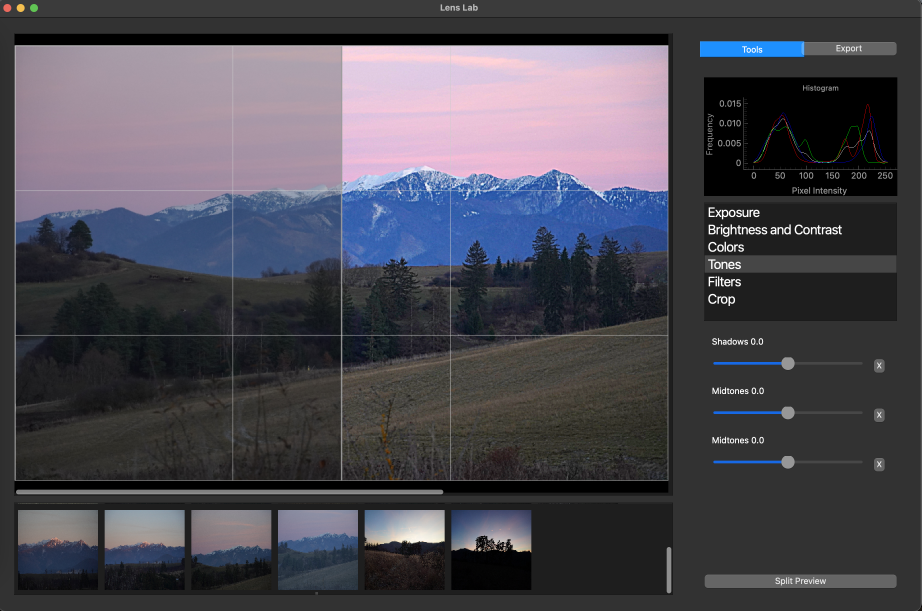
#> input picture images/filters_1.png, 2764 x 1832 px (shown at 1/3 size); its folder holds only this picture in this run
$ python -i Image.py   (imports and definitions only)
#> lines starting #> are read from the running program, lines starting #| are printed output that depends on the picture; after the words box and inside, x2 and y2 are one past the last pixel; in counts of white or black regions, pixels touching at a corner belong together
### src_old/filters.py
import cv2
import numpy


def global_brightness(x, level):
    return x + level

# [32 lines left out: functions global_contrast, global_saturation, adjust_ev, adjust_red, adjust_green, adjust_blue, not called in this run]


def _compute_saturation(x):
    result = (numpy.max(x, 2) - numpy.min(x, 2))/(numpy.max(x, 2) + 10**-6)
    return result

# [84 lines left out: functions _compute_colorfulness, local_saturation, _kelvin_to_rgb, adjust_white_balance, not called in this run]


def adjust_tones(image, dark_shift=0.0, mid_shift=0.0, light_shift=0.0):
    # define tone ranges
    dark_mask = image < 0.33
    mid_mask = (image >= 0.33) & (image < 0.67)
    light_mask = image >= 0.67

    # apply shifts to the respective tone ranges
    adjusted_image = numpy.zeros_like(image)
    adjusted_image[dark_mask]   = numpy.clip(image[dark_mask] + dark_shift, 0, 1)
    adjusted_image[mid_mask]    = numpy.clip(image[mid_mask] + mid_shift, 0, 1)
    adjusted_image[light_mask]  = numpy.clip(image[light_mask] + light_shift, 0, 1)

    return adjusted_image


def histogram_equalisation(image, strength):

    # Convert RGB to LAB for luminance processing
    lab_image = cv2.cvtColor((image * 255).astype(numpy.uint8), cv2.COLOR_RGB2LAB)
    l, a, b = cv2.split(lab_image)

    # Perform histogram equalization on the L channel
    equalized_l = cv2.equalizeHist(l)

    # Blend the original and equalized L channels based on the strength
    blended_l = cv2.addWeighted(l.astype(numpy.float32), 1 - strength,
                                equalized_l.astype(numpy.float32), strength, 0)

    # Recombine LAB channels and convert back to RGB
    lab_image = cv2.merge((blended_l.astype(numpy.uint8), a, b))
    equalized_image = cv2.cvtColor(lab_image, cv2.COLOR_LAB2RGB)

    # Convert back to [0, 1] float32
    return equalized_image.astype(numpy.float32) / 255


# [25 lines left out: functions blur_filter, sharpen_filter, bilateral_filter, not called in this run]

### src_old/Image.py
import numpy
import cv2
import json
import os

import filters

class Image:

    def __init__(self, image_full):
        self.image_orig = image_full.copy()

        self.scale_ratio = 4

        self.image_orig_small   = cv2.resize(self.image_orig, (self.image_orig.shape[1]//self.scale_ratio, self.image_orig.shape[0]//self.scale_ratio))
        self.image_curr         = self.image_orig_small.copy()

        self.update_histogram()

        self.ev_default = 0.0
        self.ev_min  = -4.0
        self.ev_max  = 4.0
        self.ev_curr = 0.0


        self.temperature_default = 6500.0
        self.temperature_min     = 2000.0
        self.temperature_max     = 20000.0
        self.temperature_curr    = 6500.0

        self.brightness_default = 0.0
        self.brightness_min = -1.0
        self.brightness_max = 1.0
        self.brightness_curr= 0.0

        self.contrast_default = 1.0
        self.contrast_min = 0.0
        self.contrast_max = 5.0
        self.contrast_curr= 1.0


        self.saturation_default = 1.0
        self.saturation_min = 0.0
        self.saturation_max = 4.0
        self.saturation_curr= 1.0

        self.vibrance_default = 1.0
        self.vibrance_min = 0.0
        self.vibrance_max = 4.0
        self.vibrance_curr= 1.0

        self.tones_default = 0.0
        self.tones_min     = -0.1
        self.tones_max     = 0.1
        self.shadows_curr  = 0.0
        self.midtones_curr = 0.0
        self.highlight_curr= 0.0


        self.equalisation_default = 0.0
        self.equalisation_min = 0.0
        self.equalisation_max = 1.0
        self.equalisation_curr= 0.0


        self.blur_default     = 0.0
        self.blur_min         = 0.0
        self.blur_max         = 1.0
        self.blur_curr        = 0.0

        self.sharpen_default     = 0.0
        self.sharpen_min         = 0.0
        self.sharpen_max         = 1.0
        self.sharpen_curr        = 0.0

        self.bilateral_default     = 0.0
        self.bilateral_min         = 0.0
        self.bilateral_max         = 1.0
        self.bilateral_curr        = 0.0

        self.split_preview = 0


        self.crop_modes     = ["Original image", "Free hand", "16:9", "4:3", "3:2", "1:1", "9:16", "3:4", "2:3", "1.85:1", "2.35:1", "16:10"]
        self.crop_ratio_x   = [-1,   -1, 16, 4, 3, 1,  9, 3, 2, 1.85, 2.35, 16]
        self.crop_ratio_y   = [-1,   -1,  9, 3, 2, 1, 16, 4, 3,    1,    1, 10]

        self.crop_default   = 0
        self.crop_curr      = 0


        self.crop_left, self.crop_right, self.crop_top, self.crop_bottom = self._get_crop_rectangle(self.image_orig_small.shape[1], self.image_orig_small.shape[0])


        self.crop_x = (self.crop_right  - self.crop_left)//2
        self.crop_y = (self.crop_bottom - self.crop_top)//2

    # [4 lines left out: function set_image, not called in this run]

    def get_image(self):
        return self.image_curr

    def get_histogram(self):
        return self.histogram

    def get_ev(self):
        return self.ev_min, self.ev_max, self.ev_curr

    def get_temperature(self):
        return self.temperature_min, self.temperature_max, self.temperature_curr

    def get_brightness(self):
        return self.brightness_min, self.brightness_max, self.brightness_curr

    def get_contrast(self):
        return self.contrast_min, self.contrast_max, self.contrast_curr

    def get_saturation(self):
        return self.saturation_min, self.saturation_max, self.saturation_curr

    def get_vibrance(self):
        return self.vibrance_min, self.vibrance_max, self.vibrance_curr

    def get_tones(self):
        return self.tones_min, self.tones_max, self.shadows_curr, self.midtones_curr, self.highlight_curr

    def get_equalisation(self):
        return self.equalisation_min, self.equalisation_max, self.equalisation_curr

    def get_blur(self):
        return self.blur_min, self.blur_max, self.blur_curr

    def get_sharpen(self):
        return self.sharpen_min, self.sharpen_max, self.sharpen_curr

    def get_bilateral(self):
        return self.bilateral_min, self.bilateral_max, self.bilateral_curr


    def set_default(self):
        self.ev_curr = self.ev_default
        self.brightness_curr = self.brightness_default
        self.contrast_curr = self.contrast_default
        self.saturation_curr = self.saturation_default
        self.vibrance_curr = self.vibrance_default
        self.update()

    def set_ev(self, value):
        self.ev_curr = value
        self.update()

    def set_temperature(self, value):
        self.temperature_curr = value
        self.update()

    def set_brightness(self, value):
        self.brightness_curr = value
        self.update()

    def set_contrast(self, value):
        self.contrast_curr = value
        self.update()

    def set_saturation(self, value):
        self.saturation_curr = value
        self.update()

    def set_vibrance(self, value):
        self.vibrance_curr = value
        self.update()

    # [5 lines left out: function set_tones, not called in this run]


    def set_equalisation(self, value):
        self.equalisation_curr = value
        self.update()

    def set_blur(self, value):
        self.blur_curr = value
        self.update()

    def set_sharpen(self, value):
        self.sharpen_curr = value
        self.update()

    def set_bilateral(self, value):
        self.bilateral_curr = value
        self.update()


    # [13 lines left out: function set_crop_aspect_ratio, not called in this run]


    def _plot_crop_rectangle(self, img):
        result = cv2.line(img, (self.crop_left, self.crop_top), (self.crop_right, self.crop_top), (0.8, 0.8, 0.8), 2)
        result = cv2.line(result, (self.crop_left, self.crop_bottom), (self.crop_right, self.crop_bottom), (0.8, 0.8, 0.8), 2)
        result = cv2.line(result, (self.crop_left, self.crop_top), (self.crop_left, self.crop_bottom), (0.8, 0.8, 0.8), 2)
        result = cv2.line(result, (self.crop_right, self.crop_top), (self.crop_right, self.crop_bottom), (0.8, 0.8, 0.8), 2)

        result[self.crop_top:self.crop_bottom, self.crop_left:self.crop_right, :]*= 5.0
        result/= 5.0

        return result


    def _get_crop_rectangle(self, width, height, center_x = None, center_y = None):
        aspect_width = self.crop_ratio_x[self.crop_curr]
        aspect_height = self.crop_ratio_y[self.crop_curr]

        # original image
        if aspect_width < 0 or aspect_height < 0:
            rect_left      = 0
            rect_right     = width
            rect_top       = 0
            rect_bottom    = height
        # free hand mode
        elif aspect_width < 0 or aspect_height < 0:
            rect_left      = 0
            rect_right     = width
            rect_top       = 0
            rect_bottom    = height

        else:
            # Calculate the aspect ratio
            aspect_ratio = aspect_width / aspect_height

            # Calculate the aspect ratio of the original rectangle
            original_aspect_ratio = width / height

            if original_aspect_ratio > aspect_ratio:
                # Original is wider than the desired aspect ratio
                rect_height = height
                rect_width = rect_height * aspect_ratio
            else:
                # Original is taller than the desired aspect ratio
                rect_width = width
                rect_height = rect_width / aspect_ratio

            if center_x is None:
                center_x = width/2

            if center_y is None:
                center_y = height/2

            # Ensure the center is within bounds and adjust if needed
            half_rect_width = rect_width / 2
            half_rect_height = rect_height / 2

            clipped_center_x = numpy.clip(center_x, half_rect_width, width - half_rect_width)
            clipped_center_y = numpy.clip(center_y, half_rect_height, height - half_rect_height)

            # Calculate the coordinates of the rectangle
            rect_left = clipped_center_x - half_rect_width
            rect_right = clipped_center_x + half_rect_width
            rect_top = clipped_center_y - half_rect_height
            rect_bottom = clipped_center_y + half_rect_height


        rect_right   = int(numpy.clip(rect_right, 0, width-1))
        rect_left    = int(numpy.clip(rect_left,  0, width-1))

        rect_bottom  = int(numpy.clip(rect_bottom, 0, height-1))
        rect_top     = int(numpy.clip(rect_top,    0, height-1))

        return rect_left, rect_right, rect_top, rect_bottom


    # [10 lines left out: function set_crop_event, not called in this run]


    def update(self):
        self.crop_left, self.crop_right, self.crop_top, self.crop_bottom = self._get_crop_rectangle(self.image_orig_small.shape[1], self.image_orig_small.shape[0], self.crop_x, self.crop_y)


        x = self.image_orig_small.copy()
        self.image_processed = self._update(x)
        self.image_curr      = self._plot_crop_rectangle(self.image_processed.copy())


        self.update_histogram()

        if self.split_preview:
            height = self.image_curr.shape[1]
            width  = self.image_curr.shape[1]

            self.image_curr[:, 0:width//2, :] = self.image_orig_small[:, 0:width//2, :]
            self.image_curr = cv2.line(self.image_curr, (width//2, 0), (width//2, height), (0.0, 0.7, 0), 2)


    # [31 lines left out: functions split_preview_toogle, process_full_resolution, export, not called in this run]


    def _update(self, x):
        if self.ev_curr != self.ev_default:
            x = filters.adjust_ev(x, self.ev_curr)

        if self.temperature_curr != self.temperature_default:
            x = filters.adjust_white_balance(x, self.temperature_curr)

        if self.brightness_curr != self.brightness_default:
            x = filters.global_brightness(x, self.brightness_curr)

        if self.contrast_curr != self.contrast_default:
            x = filters.global_contrast(x, self.contrast_curr)

        if self.saturation_curr != self.saturation_default:
            x = filters.global_saturation(x, self.saturation_curr)

        if self.vibrance_curr != self.vibrance_default:
            x = filters.local_saturation(x, self.vibrance_curr)

        x = numpy.clip(x, 0.0, 1.0)

        x = filters.adjust_tones(x, self.shadows_curr, self.midtones_curr, self.highlight_curr)
        x = numpy.clip(x, 0.0, 1.0)

        x = filters.histogram_equalisation(x, self.equalisation_curr)
        x = numpy.clip(x, 0.0, 1.0)

        if self.blur_curr != self.blur_default:
            x = filters.blur_filter(x, self.blur_curr)

        if self.sharpen_curr != self.sharpen_default:
            x = filters.sharpen_filter(x, self.sharpen_curr)

        if self.bilateral_curr != self.bilateral_default:
            x = filters.bilateral_filter(x, self.bilateral_curr)

        return x

    def update_histogram(self):
        #tmp = cv2.resize(self.image_curr, (self.image_curr.shape[1]//16, self.image_curr.shape[0]//16))
        tmp = numpy.array(self.image_curr*255, dtype=numpy.uint8)

        hist_size = 255

        self.histogram = numpy.zeros((4, hist_size))


        r = cv2.calcHist([tmp], [0], None, [hist_size], [0, 256])[:, 0]
        g = cv2.calcHist([tmp], [1], None, [hist_size], [0, 256])[:, 0]
        b = cv2.calcHist([tmp], [2], None, [hist_size], [0, 256])[:, 0]


        w = r + g + b
        w = w/(w.sum() + 1e-6)

        self.histogram[0] = w
        self.histogram[1] = r/(r.sum() + 1e-6)
        self.histogram[2] = g/(g.sum() + 1e-6)
        self.histogram[3] = b/(b.sum() + 1e-6)

        # histogram smoothing
        window_size = 9
        kernel = numpy.ones(window_size) / window_size

        for n in range(self.histogram.shape[0]):
            self.histogram[n] = numpy.convolve(self.histogram[n], kernel, mode='same')

        return self.histogram


    # [166 lines left out: functions save, load, not called in this run]

>>> import cv2
>>> picture = cv2.imread('../images/filters_1.png')
#> picture is the input picture: shape (1832, 2764, 3); mean B, G, R 81, 72.4, 74
>>> result = Image(picture).set_default()
#> in __init__, `self.image_orig_small   = cv2.resize(self.image_orig, (self.image_orig..`:
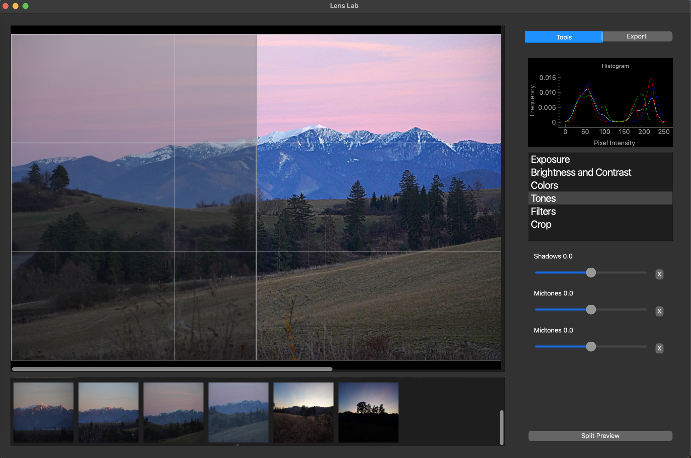
#> self.image_orig_small: shape (458, 691, 3); mean B, G, R 81.2, 72.5, 74.1
#> in update_histogram, `tmp = numpy.array(self.image_curr*255, dtype=numpy.uint8)`:
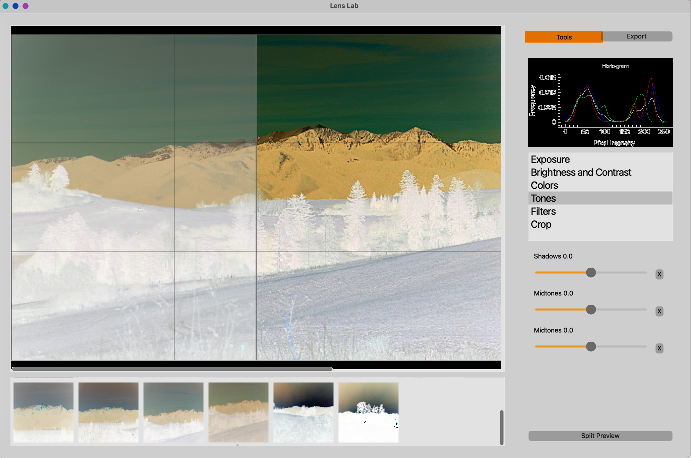
#> tmp: shape (458, 691, 3); mean B, G, R 159.4, 168.1, 166.5
#> in update_histogram, `r = cv2.calcHist([tmp], [0], None, [hist_size], [0, 256])[:, 0]`: r = 255 values, max 67673 at index 205, min 8 at index 5, mean 1241.1
#> in update_histogram, `g = cv2.calcHist([tmp], [1], None, [hist_size], [0, 256])[:, 0]`: g = 255 values, max 67586 at index 205, min 2 at index 6, mean 1241.1
#> in update_histogram, `b = cv2.calcHist([tmp], [2], None, [hist_size], [0, 256])[:, 0]`: b = 255 values, max 67749 at index 205, min 26 at index 249, mean 1241.1
#> in update_histogram, `w = r + g + b`: w = 255 values, max 203008 at index 205, min 78 at index 6, mean 3723.3
#> in update_histogram, `w = w/(w.sum() + 1e-6)`: w = 255 values, max 0.214 at index 205, min 8.22e-05 at index 6, mean 0.00392
#> in _update, `x = numpy.clip(x, 0.0, 1.0)`:
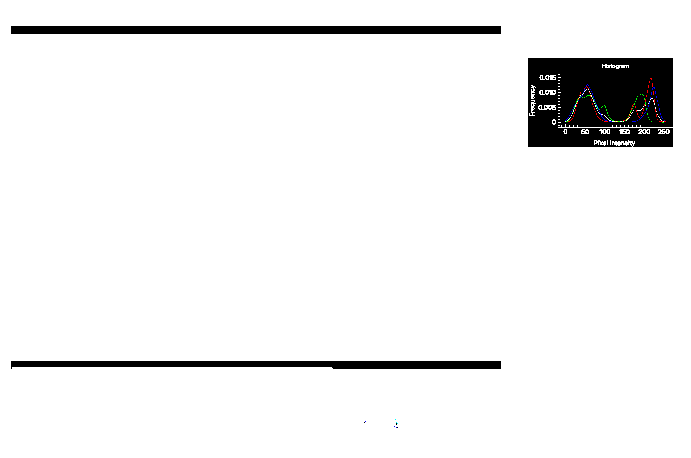
#> x: shape (458, 691, 3) float64; mean of channels 0, 1, 2 0.94, 0.94, 0.94; drawn as B, G, R
#> in adjust_tones, `dark_mask = image < 0.33`:
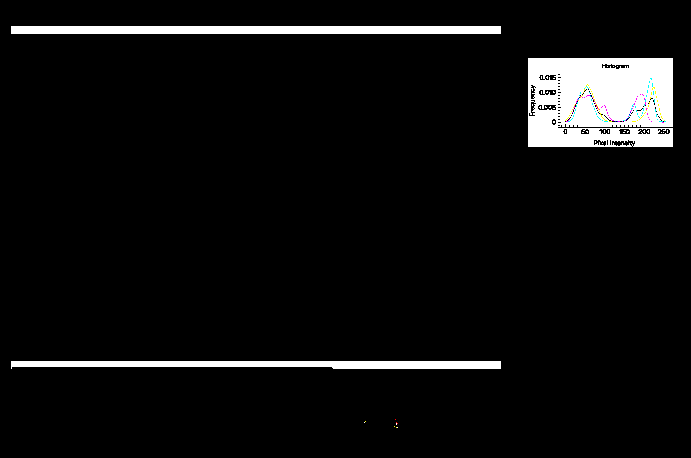
#> dark_mask: shape (458, 691, 3) bool; mean of channels 0, 1, 2 0.0602, 0.0602, 0.0601; drawn as B, G, R
#> in histogram_equalisation, `l, a, b = cv2.split(lab_image)`:
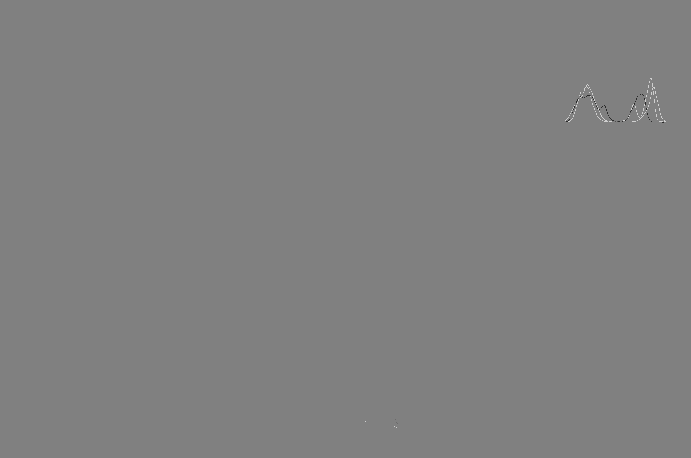
#> a: shape (458, 691); min 42, max 208, mean 128
#> in histogram_equalisation, `equalized_l = cv2.equalizeHist(l)`:
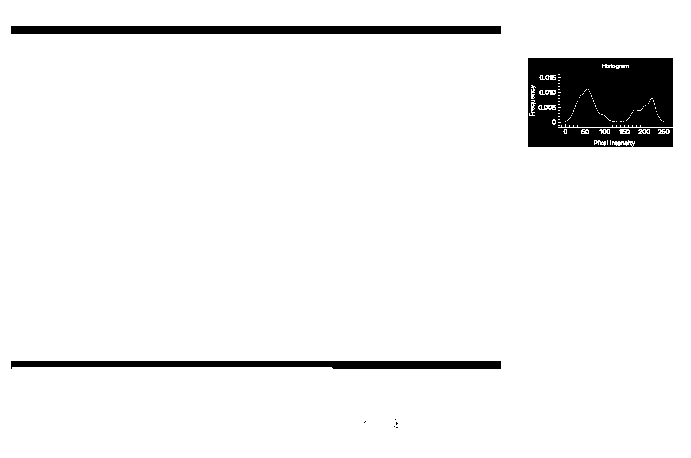
#> equalized_l: shape (458, 691); 93.9% white; 38 black regions (35 under 20 px), largest, box (x1, y1, x2, y2) and area: (528, 58, 673, 147) 11863, (11, 26, 501, 34) 3920, (11, 361, 501, 369) 3279
#> in _plot_crop_rectangle, `result = cv2.line(result, (self.crop_right, self.crop_top), (self.crop..`:
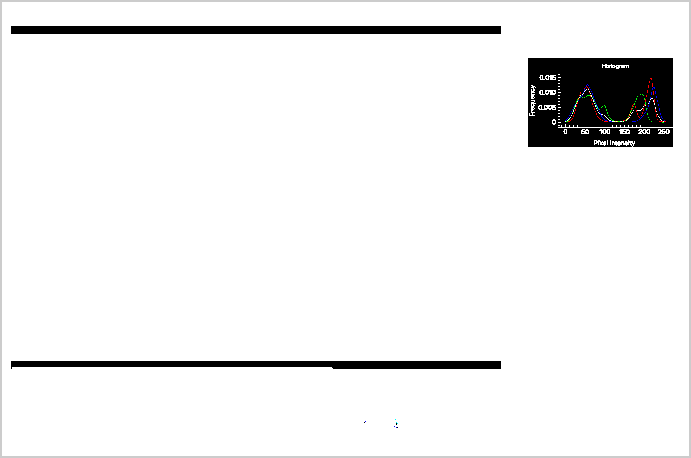
#> result: shape (458, 691, 3) float32; mean of channels 0, 1, 2 0.937, 0.937, 0.937; drawn as B, G, R

$ run again, on images/filters_2.png
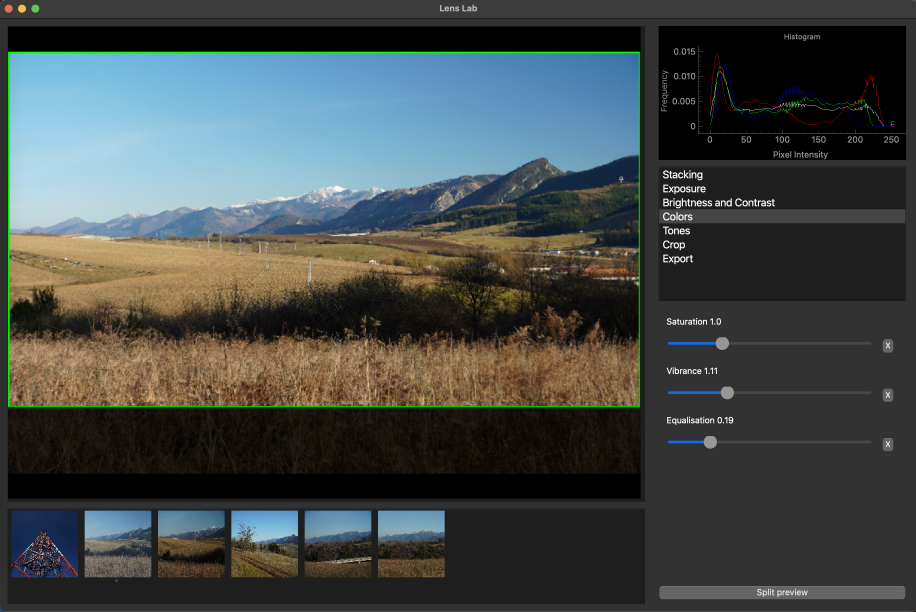
#> input picture images/filters_2.png, 2746 x 1836 px (shown at 1/3 size)
#> picture is the input picture: shape (1836, 2746, 3); mean B, G, R 72.2, 73.2, 66.9
#> in update_histogram, `tmp = numpy.array(self.image_curr*255, dtype=numpy.uint8)`:
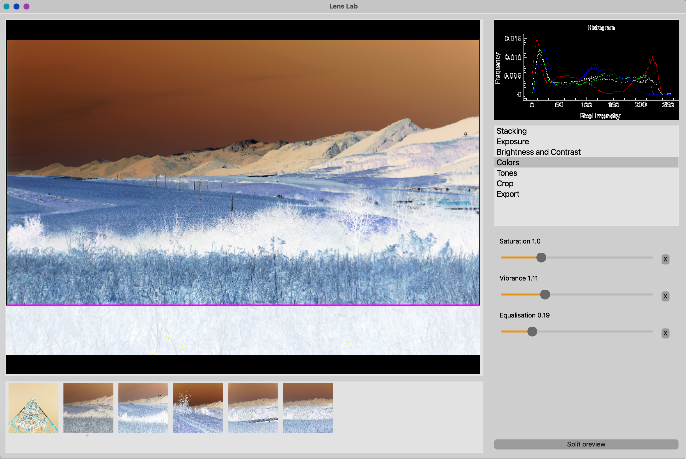
#> tmp: shape (459, 686, 3); mean B, G, R 153.8, 154.2, 159.1
#> r = 255 values, max 56490 at index 205, min 1 at index 8, mean 1234.8
#> g = 255 values, max 56094 at index 205, min 3 at index 8, mean 1234.8
#> in update_histogram, `b = cv2.calcHist([tmp], [2], None, [hist_size], [0, 256])[:, 0]`: b = 255 values, max 55897 at index 205, min 4 at index 8, mean 1234.8
#> in update_histogram, `w = r + g + b`: w = 255 values, max 168481 at index 205, min 8 at index 8, mean 3704.4
#> in update_histogram, `w = w/(w.sum() + 1e-6)`: w = 255 values, max 0.178 at index 205, min 8.47e-06 at index 8, mean 0.00392
#> mid_mask: shape (459, 686, 3) bool; every value is 0
#> adjusted_image: shape (459, 686, 3) float64; every value is 0
#> lab_image: shape (459, 686, 3); mean of channels 0, 1, 2 226.4, 127.6, 128.4
#> in _plot_crop_rectangle, `result = cv2.line(result, (self.crop_right, self.crop_top), (self.crop..`:
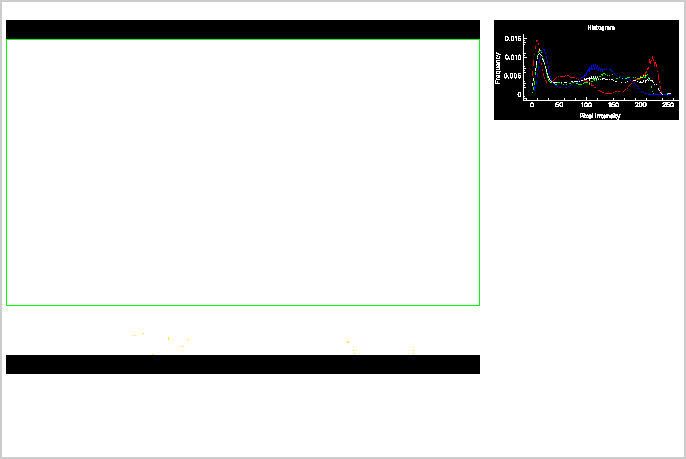
#> result: shape (459, 686, 3) float32; mean of channels 0, 1, 2 0.881, 0.885, 0.881; drawn as B, G, R
